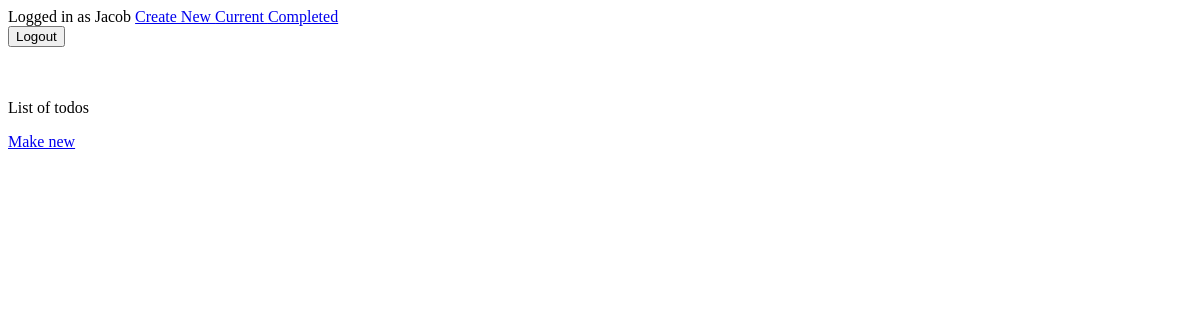
/current/ (signed in), run on an earlier commit of the app's database.
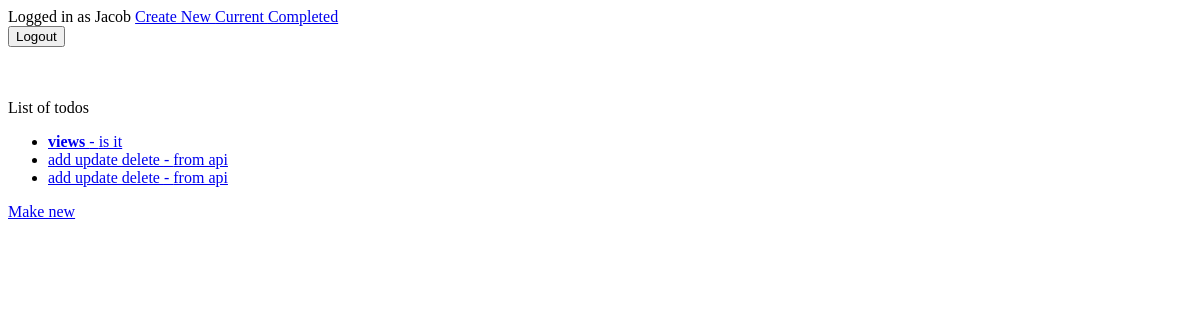
And on a later commit of the database.
### todo/models.py (models this page shows, shortened)
class Todo(models.Model):
    title = models.CharField(max_length=100)
    memo = models.TextField(blank=True)
    created = models.DateTimeField(auto_now_add=True)
    datecompleted = models.DateTimeField(null=True, blank=True)
    important = models.BooleanField(default=False)
    user = models.ForeignKey(User, on_delete=models.CASCADE)

### todo/views.py (the view)
# urls.py: path('current/', views.currenttodos, name="currenttodos"),
@login_required
def currenttodos(request):
    todos = Todo.objects.filter(user=request.user, datecompleted__isnull=True)
    return render(request, 'todo/currenttodos.html', {'todos':todos})

### todo/templates/todo/currenttodos.html
{% extends 'todo/base.html' %}
{% block content %}
List of todos
<ul>
{% for todo in todos %}
  <li>
    <a href="{% url 'viewtodo' todo.id %}">
    {% if todo.important %}<b> {% endif %} {{ todo.title }} {% if todo.important %}</b> {% endif %}
    {% if todo.memo %} - {{ todo.memo }} {% endif %}
  </a>
  </li>
  {% endfor %}
</ul>
<a href="{% url 'createtodos' %}">Make new</a>
{% endblock %}

### todo/templates/todo/base.html (shortened to what this page needs)
{% if user.is_authenticated %}
Logged in as {{ user.username }}
<a href="{% url 'createtodos' %}">Create New </a>
<a href="{% url 'currenttodos' %}">Current </a>
<a href="{% url 'completedtodo' %}">Completed </a>
<form action="{% url 'logoutuser' %}" method="POST">
  <button type="submit">Logout</button>
</form>
{% else  %}
<a href="{% url 'signupuser' %}"">Sign Up</a>
<a href="{% url 'loginuser' %}"">Login</a>
{% endif %}
{% block content %} {% endblock %}

What changed in the data, as far as the page shows it:
added Todo: title "views", memo "is it"
added Todo: title "add update delete", memo "from api"
added Todo: title "add update delete", memo "from api"
